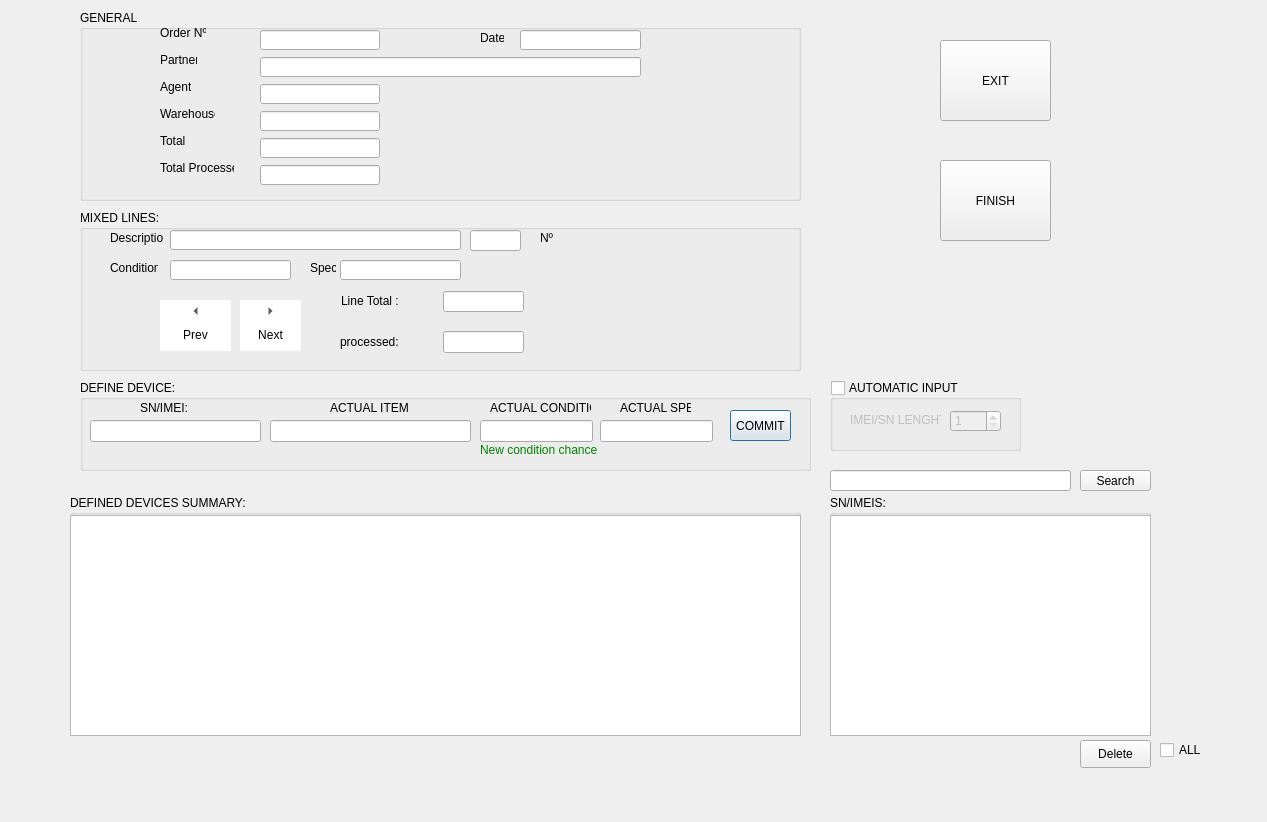
<?xml version="1.0" encoding="UTF-8"?>
<ui version="4.0">
 <class>MixedReceptionForm</class>
 <widget class="QDialog" name="MixedReceptionForm">
  <property name="geometry">
   <rect>
    <x>0</x>
    <y>0</y>
    <width>1267</width>
    <height>822</height>
   </rect>
  </property>
  <property name="windowTitle">
   <string>Mixed Reception</string>
  </property>
  <property name="windowIcon">
   <iconset resource="../app/icons.qrc">
    <normaloff>:/warehouse</normaloff>:/warehouse</iconset>
  </property>
  <widget class="QGroupBox" name="groupBox">
   <property name="geometry">
    <rect>
     <x>80</x>
     <y>380</y>
     <width>731</width>
     <height>91</height>
    </rect>
   </property>
   <property name="title">
    <string>DEFINE DEVICE:</string>
   </property>
   <widget class="QLineEdit" name="sn">
    <property name="geometry">
     <rect>
      <x>10</x>
      <y>40</y>
      <width>171</width>
      <height>22</height>
     </rect>
    </property>
   </widget>
   <widget class="QLineEdit" name="actual_item">
    <property name="geometry">
     <rect>
      <x>190</x>
      <y>40</y>
      <width>201</width>
      <height>22</height>
     </rect>
    </property>
   </widget>
   <widget class="QLineEdit" name="actual_condition">
    <property name="geometry">
     <rect>
      <x>400</x>
      <y>40</y>
      <width>113</width>
      <height>22</height>
     </rect>
    </property>
   </widget>
   <widget class="QLineEdit" name="actual_spec">
    <property name="geometry">
     <rect>
      <x>520</x>
      <y>40</y>
      <width>113</width>
      <height>22</height>
     </rect>
    </property>
   </widget>
   <widget class="QLabel" name="label_4">
    <property name="geometry">
     <rect>
      <x>60</x>
      <y>20</y>
      <width>55</width>
      <height>16</height>
     </rect>
    </property>
    <property name="text">
     <string>SN/IMEI:</string>
    </property>
   </widget>
   <widget class="QLabel" name="label_5">
    <property name="geometry">
     <rect>
      <x>250</x>
      <y>20</y>
      <width>91</width>
      <height>16</height>
     </rect>
    </property>
    <property name="text">
     <string>ACTUAL ITEM</string>
    </property>
   </widget>
   <widget class="QLabel" name="label_6">
    <property name="geometry">
     <rect>
      <x>410</x>
      <y>20</y>
      <width>101</width>
      <height>16</height>
     </rect>
    </property>
    <property name="text">
     <string>ACTUAL CONDITION</string>
    </property>
   </widget>
   <widget class="QLabel" name="label_7">
    <property name="geometry">
     <rect>
      <x>540</x>
      <y>20</y>
      <width>71</width>
      <height>16</height>
     </rect>
    </property>
    <property name="text">
     <string>ACTUAL SPEC</string>
    </property>
   </widget>
   <widget class="QPushButton" name="commit">
    <property name="geometry">
     <rect>
      <x>650</x>
      <y>30</y>
      <width>61</width>
      <height>31</height>
     </rect>
    </property>
    <property name="text">
     <string>COMMIT</string>
    </property>
    <property name="autoDefault">
     <bool>true</bool>
    </property>
    <property name="default">
     <bool>false</bool>
    </property>
   </widget>
   <widget class="QLabel" name="chance_label">
    <property name="geometry">
     <rect>
      <x>400</x>
      <y>60</y>
      <width>121</width>
      <height>20</height>
     </rect>
    </property>
    <property name="styleSheet">
     <string notr="true">color:green</string>
    </property>
    <property name="text">
     <string>New condition chance</string>
    </property>
   </widget>
  </widget>
  <widget class="QGroupBox" name="groupBox_2">
   <property name="geometry">
    <rect>
     <x>70</x>
     <y>495</y>
     <width>731</width>
     <height>241</height>
    </rect>
   </property>
   <property name="title">
    <string>DEFINED DEVICES SUMMARY:</string>
   </property>
   <widget class="QTableView" name="view">
    <property name="geometry">
     <rect>
      <x>0</x>
      <y>20</y>
      <width>731</width>
      <height>221</height>
     </rect>
    </property>
   </widget>
  </widget>
  <widget class="QGroupBox" name="groupBox_3">
   <property name="geometry">
    <rect>
     <x>830</x>
     <y>495</y>
     <width>321</width>
     <height>241</height>
    </rect>
   </property>
   <property name="title">
    <string>SN/IMEIS:</string>
   </property>
   <widget class="QListView" name="snlist">
    <property name="geometry">
     <rect>
      <x>0</x>
      <y>20</y>
      <width>321</width>
      <height>221</height>
     </rect>
    </property>
   </widget>
  </widget>
  <widget class="QPushButton" name="exit">
   <property name="geometry">
    <rect>
     <x>940</x>
     <y>40</y>
     <width>111</width>
     <height>81</height>
    </rect>
   </property>
   <property name="text">
    <string>EXIT</string>
   </property>
  </widget>
  <widget class="QGroupBox" name="groupBox_4">
   <property name="geometry">
    <rect>
     <x>80</x>
     <y>10</y>
     <width>721</width>
     <height>191</height>
    </rect>
   </property>
   <property name="title">
    <string>GENERAL</string>
   </property>
   <widget class="QLabel" name="label_3">
    <property name="geometry">
     <rect>
      <x>80</x>
      <y>150</y>
      <width>74</width>
      <height>16</height>
     </rect>
    </property>
    <property name="text">
     <string>Total Processed:</string>
    </property>
   </widget>
   <widget class="QLineEdit" name="order_total">
    <property name="geometry">
     <rect>
      <x>180</x>
      <y>128</y>
      <width>120</width>
      <height>20</height>
     </rect>
    </property>
    <property name="readOnly">
     <bool>true</bool>
    </property>
   </widget>
   <widget class="QLabel" name="Label4">
    <property name="geometry">
     <rect>
      <x>80</x>
      <y>69</y>
      <width>31</width>
      <height>16</height>
     </rect>
    </property>
    <property name="styleSheet">
     <string notr="true"/>
    </property>
    <property name="text">
     <string>Agent:</string>
    </property>
   </widget>
   <widget class="QLineEdit" name="agent">
    <property name="enabled">
     <bool>true</bool>
    </property>
    <property name="geometry">
     <rect>
      <x>180</x>
      <y>74</y>
      <width>120</width>
      <height>20</height>
     </rect>
    </property>
    <property name="readOnly">
     <bool>true</bool>
    </property>
   </widget>
   <widget class="QLabel" name="Label3">
    <property name="geometry">
     <rect>
      <x>80</x>
      <y>42</y>
      <width>37</width>
      <height>16</height>
     </rect>
    </property>
    <property name="styleSheet">
     <string notr="true"/>
    </property>
    <property name="text">
     <string>Partner:</string>
    </property>
   </widget>
   <widget class="QLabel" name="Label2">
    <property name="geometry">
     <rect>
      <x>400</x>
      <y>20</y>
      <width>24</width>
      <height>16</height>
     </rect>
    </property>
    <property name="styleSheet">
     <string notr="true"/>
    </property>
    <property name="text">
     <string>Date:</string>
    </property>
   </widget>
   <widget class="QLineEdit" name="warehouse">
    <property name="enabled">
     <bool>true</bool>
    </property>
    <property name="geometry">
     <rect>
      <x>180</x>
      <y>101</y>
      <width>120</width>
      <height>20</height>
     </rect>
    </property>
    <property name="readOnly">
     <bool>true</bool>
    </property>
   </widget>
   <widget class="QLineEdit" name="partner">
    <property name="enabled">
     <bool>true</bool>
    </property>
    <property name="geometry">
     <rect>
      <x>180</x>
      <y>47</y>
      <width>381</width>
      <height>20</height>
     </rect>
    </property>
    <property name="minimumSize">
     <size>
      <width>381</width>
      <height>0</height>
     </size>
    </property>
    <property name="maximumSize">
     <size>
      <width>381</width>
      <height>16777215</height>
     </size>
    </property>
    <property name="readOnly">
     <bool>true</bool>
    </property>
   </widget>
   <widget class="QLineEdit" name="order_number">
    <property name="enabled">
     <bool>true</bool>
    </property>
    <property name="geometry">
     <rect>
      <x>180</x>
      <y>20</y>
      <width>120</width>
      <height>20</height>
     </rect>
    </property>
    <property name="readOnly">
     <bool>true</bool>
    </property>
   </widget>
   <widget class="QLineEdit" name="order_date">
    <property name="enabled">
     <bool>true</bool>
    </property>
    <property name="geometry">
     <rect>
      <x>440</x>
      <y>20</y>
      <width>121</width>
      <height>20</height>
     </rect>
    </property>
    <property name="minimumSize">
     <size>
      <width>121</width>
      <height>0</height>
     </size>
    </property>
    <property name="readOnly">
     <bool>true</bool>
    </property>
   </widget>
   <widget class="QLineEdit" name="total_processed">
    <property name="geometry">
     <rect>
      <x>180</x>
      <y>155</y>
      <width>120</width>
      <height>20</height>
     </rect>
    </property>
    <property name="readOnly">
     <bool>true</bool>
    </property>
   </widget>
   <widget class="QLabel" name="Label5">
    <property name="geometry">
     <rect>
      <x>80</x>
      <y>96</y>
      <width>55</width>
      <height>16</height>
     </rect>
    </property>
    <property name="styleSheet">
     <string notr="true"/>
    </property>
    <property name="text">
     <string>Warehouse:</string>
    </property>
   </widget>
   <widget class="QLabel" name="label">
    <property name="geometry">
     <rect>
      <x>80</x>
      <y>123</y>
      <width>26</width>
      <height>16</height>
     </rect>
    </property>
    <property name="text">
     <string>Total:</string>
    </property>
   </widget>
   <widget class="QLabel" name="Label1">
    <property name="geometry">
     <rect>
      <x>80</x>
      <y>15</y>
      <width>46</width>
      <height>16</height>
     </rect>
    </property>
    <property name="styleSheet">
     <string notr="true"/>
    </property>
    <property name="text">
     <string>Order Nº:</string>
    </property>
   </widget>
  </widget>
  <widget class="QGroupBox" name="groupBox_5">
   <property name="geometry">
    <rect>
     <x>80</x>
     <y>210</y>
     <width>721</width>
     <height>161</height>
    </rect>
   </property>
   <property name="title">
    <string>MIXED LINES:</string>
   </property>
   <widget class="QLabel" name="Label2_2">
    <property name="geometry">
     <rect>
      <x>30</x>
      <y>50</y>
      <width>48</width>
      <height>16</height>
     </rect>
    </property>
    <property name="styleSheet">
     <string notr="true"/>
    </property>
    <property name="text">
     <string>Condition:</string>
    </property>
   </widget>
   <widget class="QLineEdit" name="condition">
    <property name="enabled">
     <bool>true</bool>
    </property>
    <property name="geometry">
     <rect>
      <x>90</x>
      <y>50</y>
      <width>121</width>
      <height>20</height>
     </rect>
    </property>
    <property name="minimumSize">
     <size>
      <width>121</width>
      <height>0</height>
     </size>
    </property>
    <property name="readOnly">
     <bool>true</bool>
    </property>
   </widget>
   <widget class="QLineEdit" name="description">
    <property name="enabled">
     <bool>true</bool>
    </property>
    <property name="geometry">
     <rect>
      <x>90</x>
      <y>20</y>
      <width>291</width>
      <height>20</height>
     </rect>
    </property>
    <property name="readOnly">
     <bool>true</bool>
    </property>
   </widget>
   <widget class="QLineEdit" name="spec">
    <property name="enabled">
     <bool>true</bool>
    </property>
    <property name="geometry">
     <rect>
      <x>260</x>
      <y>50</y>
      <width>121</width>
      <height>20</height>
     </rect>
    </property>
    <property name="minimumSize">
     <size>
      <width>121</width>
      <height>0</height>
     </size>
    </property>
    <property name="readOnly">
     <bool>true</bool>
    </property>
   </widget>
   <widget class="QLabel" name="Label6">
    <property name="geometry">
     <rect>
      <x>30</x>
      <y>20</y>
      <width>54</width>
      <height>16</height>
     </rect>
    </property>
    <property name="styleSheet">
     <string notr="true"/>
    </property>
    <property name="text">
     <string>Description:</string>
    </property>
   </widget>
   <widget class="QToolButton" name="next">
    <property name="geometry">
     <rect>
      <x>160</x>
      <y>90</y>
      <width>61</width>
      <height>51</height>
     </rect>
    </property>
    <property name="styleSheet">
     <string notr="true">background: white;</string>
    </property>
    <property name="text">
     <string>Next</string>
    </property>
    <property name="icon">
     <iconset resource="../app/icons.qrc">
      <normaloff>:/right_arrow</normaloff>:/right_arrow</iconset>
    </property>
    <property name="toolButtonStyle">
     <enum>Qt::ToolButtonTextUnderIcon</enum>
    </property>
    <property name="autoRaise">
     <bool>true</bool>
    </property>
    <property name="arrowType">
     <enum>Qt::RightArrow</enum>
    </property>
   </widget>
   <widget class="QWidget" name="layoutWidget">
    <property name="geometry">
     <rect>
      <x>260</x>
      <y>120</y>
      <width>184</width>
      <height>24</height>
     </rect>
    </property>
    <layout class="QHBoxLayout" name="horizontalLayout">
     <item>
      <widget class="QLabel" name="Label10">
       <property name="layoutDirection">
        <enum>Qt::LeftToRight</enum>
       </property>
       <property name="text">
        <string>processed:</string>
       </property>
      </widget>
     </item>
     <item>
      <widget class="QLineEdit" name="processed">
       <property name="enabled">
        <bool>true</bool>
       </property>
       <property name="minimumSize">
        <size>
         <width>81</width>
         <height>22</height>
        </size>
       </property>
       <property name="maximumSize">
        <size>
         <width>81</width>
         <height>22</height>
        </size>
       </property>
       <property name="layoutDirection">
        <enum>Qt::LeftToRight</enum>
       </property>
       <property name="readOnly">
        <bool>true</bool>
       </property>
      </widget>
     </item>
    </layout>
   </widget>
   <widget class="QLineEdit" name="line_number">
    <property name="enabled">
     <bool>true</bool>
    </property>
    <property name="geometry">
     <rect>
      <x>390</x>
      <y>20</y>
      <width>51</width>
      <height>21</height>
     </rect>
    </property>
    <property name="readOnly">
     <bool>true</bool>
    </property>
   </widget>
   <widget class="QLabel" name="Label2_3">
    <property name="geometry">
     <rect>
      <x>230</x>
      <y>50</y>
      <width>26</width>
      <height>16</height>
     </rect>
    </property>
    <property name="styleSheet">
     <string notr="true"/>
    </property>
    <property name="text">
     <string>Spec:</string>
    </property>
   </widget>
   <widget class="QToolButton" name="prev">
    <property name="geometry">
     <rect>
      <x>80</x>
      <y>90</y>
      <width>71</width>
      <height>51</height>
     </rect>
    </property>
    <property name="styleSheet">
     <string notr="true">background: white;</string>
    </property>
    <property name="text">
     <string>Prev</string>
    </property>
    <property name="icon">
     <iconset resource="../app/icons.qrc">
      <normaloff>:/cancel</normaloff>:/cancel</iconset>
    </property>
    <property name="toolButtonStyle">
     <enum>Qt::ToolButtonTextUnderIcon</enum>
    </property>
    <property name="autoRaise">
     <bool>true</bool>
    </property>
    <property name="arrowType">
     <enum>Qt::LeftArrow</enum>
    </property>
   </widget>
   <widget class="QWidget" name="layoutWidget_2">
    <property name="geometry">
     <rect>
      <x>260</x>
      <y>80</y>
      <width>185</width>
      <height>23</height>
     </rect>
    </property>
    <layout class="QHBoxLayout" name="horizontalLayout_2">
     <item>
      <widget class="QLabel" name="Label8">
       <property name="minimumSize">
        <size>
         <width>95</width>
         <height>20</height>
        </size>
       </property>
       <property name="maximumSize">
        <size>
         <width>95</width>
         <height>20</height>
        </size>
       </property>
       <property name="text">
        <string>Line Total :</string>
       </property>
      </widget>
     </item>
     <item>
      <widget class="QLineEdit" name="line_total">
       <property name="enabled">
        <bool>true</bool>
       </property>
       <property name="minimumSize">
        <size>
         <width>81</width>
         <height>21</height>
        </size>
       </property>
       <property name="maximumSize">
        <size>
         <width>81</width>
         <height>21</height>
        </size>
       </property>
       <property name="readOnly">
        <bool>true</bool>
       </property>
      </widget>
     </item>
    </layout>
   </widget>
   <widget class="QLabel" name="label_2">
    <property name="geometry">
     <rect>
      <x>460</x>
      <y>20</y>
      <width>31</width>
      <height>16</height>
     </rect>
    </property>
    <property name="text">
     <string>Nº</string>
    </property>
   </widget>
  </widget>
  <widget class="QPushButton" name="delete_buttton">
   <property name="geometry">
    <rect>
     <x>1080</x>
     <y>740</y>
     <width>71</width>
     <height>28</height>
    </rect>
   </property>
   <property name="text">
    <string>Delete</string>
   </property>
  </widget>
  <widget class="QPushButton" name="finish">
   <property name="geometry">
    <rect>
     <x>940</x>
     <y>160</y>
     <width>111</width>
     <height>81</height>
    </rect>
   </property>
   <property name="text">
    <string>FINISH</string>
   </property>
  </widget>
  <widget class="QLineEdit" name="search_line_edit">
   <property name="geometry">
    <rect>
     <x>830</x>
     <y>470</y>
     <width>241</width>
     <height>21</height>
    </rect>
   </property>
  </widget>
  <widget class="QPushButton" name="search">
   <property name="geometry">
    <rect>
     <x>1080</x>
     <y>470</y>
     <width>71</width>
     <height>21</height>
    </rect>
   </property>
   <property name="text">
    <string>Search</string>
   </property>
  </widget>
  <widget class="QCheckBox" name="all">
   <property name="geometry">
    <rect>
     <x>1160</x>
     <y>740</y>
     <width>51</width>
     <height>20</height>
    </rect>
   </property>
   <property name="text">
    <string>ALL</string>
   </property>
  </widget>
  <widget class="QGroupBox" name="automatic">
   <property name="geometry">
    <rect>
     <x>830</x>
     <y>380</y>
     <width>191</width>
     <height>71</height>
    </rect>
   </property>
   <property name="title">
    <string>AUTOMATIC INPUT</string>
   </property>
   <property name="checkable">
    <bool>true</bool>
   </property>
   <property name="checked">
    <bool>false</bool>
   </property>
   <widget class="QLabel" name="label_8">
    <property name="geometry">
     <rect>
      <x>20</x>
      <y>32</y>
      <width>91</width>
      <height>16</height>
     </rect>
    </property>
    <property name="text">
     <string>IMEI/SN LENGHT:</string>
    </property>
   </widget>
   <widget class="QSpinBox" name="lenght">
    <property name="geometry">
     <rect>
      <x>120</x>
      <y>30</y>
      <width>51</width>
      <height>22</height>
     </rect>
    </property>
    <property name="minimum">
     <number>1</number>
    </property>
    <property name="displayIntegerBase">
     <number>10</number>
    </property>
   </widget>
  </widget>
 </widget>
 <resources>
  <include location="../app/icons.qrc"/>
 </resources>
 <connections/>
</ui>
